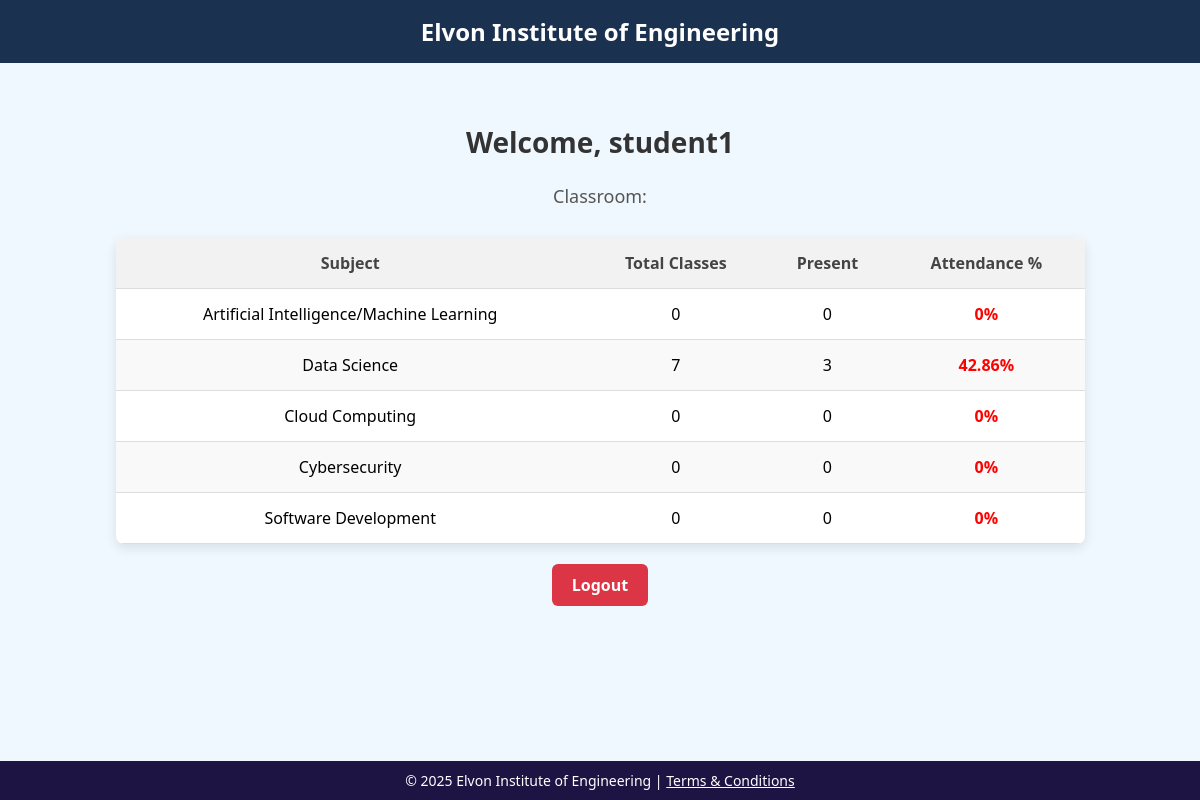
/student/dashboard/ (signed in), run on the app's committed database.
### attendance_app/models.py (models this page shows, shortened)
class Student(models.Model):
    name = models.CharField(max_length=100)
    roll_number = models.CharField(max_length=20, unique=True)
    registration_number = models.CharField(max_length=30, unique=True)
    password = models.CharField(max_length=100)  # 👈 Add this line
    classroom = models.ForeignKey(Classroom, on_delete=models.CASCADE, null=True, blank=True)  # 👈 Add this

class Subject(models.Model):
    name = models.CharField(max_length=100)

### attendance_app/views.py (the view)
# urls.py: path('student/dashboard/', views.student_dashboard, name='student_dashboard'),
def student_dashboard(request):
    reg_no = request.session.get('reg_no')
    if not reg_no:
        return redirect('student_login')  # not logged in
    try:
        student = Student.objects.get(registration_number=reg_no)
    except Student.DoesNotExist:
        return HttpResponse("Student not found")
    attendance_records = Attendance.objects.filter(student=student)
    data = []
    subjects = Subject.objects.all()
    for subject in subjects:
        subject_attendance = attendance_records.filter(subject=subject)
        total = subject_attendance.count()
        present = subject_attendance.filter(status='Present').count()
        percentage = round((present / total) * 100, 2) if total > 0 else 0
        data.append({
            'subject': subject.name,
            'total': total,
            'present': present,
            'percentage': percentage
        })
    return render(request, 'student_dashboard.html', {
        'student': student,
        'data': data
    })

### attendance_app/templates/student_dashboard.html (shortened to what this page needs)
{% extends 'base.html' %}
{% block content %}
<h2>Welcome, {{ student.name }}</h2>
<div class="student-info">Classroom: {{ student.classroom.name }}</div>
{% if data %}
    <table>
        <thead>
            <tr>
                <th>Subject</th>
                <th>Total Classes</th>
                <th>Present</th>
                <th>Attendance %</th>
            </tr>
        </thead>
        <tbody>
            {% for entry in data %}
            <tr>
                <td>{{ entry.subject }}</td>
                <td>{{ entry.total }}</td>
                <td>{{ entry.present }}</td>
                <td>
                    {% if entry.percentage < 75 %}
                        <span class="low-attendance">{{ entry.percentage }}%</span>
                    {% else %}
                        <span class="high-attendance">{{ entry.percentage }}%</span>
                    {% endif %}
                </td>
            </tr>
            {% endfor %}
        </tbody>
    </table>
{% else %}
    <p class="no-data">No attendance data available.</p>
{% endif %}
<div class="logout">
    <a href="{% url 'student_logout' %}">Logout</a>
</div>
{% endblock %}

### attendance_app/templates/base.html (style rules this page uses)
body { font-family: 'Segoe UI', Tahoma, Geneva, Verdana, sans-serif; background: #f0f8ff; margin: 0; padding: 0; display: flex; flex-direction: column; min-height: 100vh; }

### attendance_app/templates/student_dashboard.html (style rules this page uses)
h2 { text-align: center; margin-top: 30px; font-size: 28px; color: #333; }
.student-info { text-align: center; margin-top: 10px; font-size: 18px; color: #555; }
table { width: 85%; margin: 30px auto; border-collapse: collapse; background: white; box-shadow: 0 4px 12px rgba(0, 0, 0, 0.1); border-radius: 8px; overflow: hidden; }
th, td { padding: 14px 10px; text-align: center; border-bottom: 1px solid #ddd; }
th { background-color: #f2f2f2; font-weight: bold; color: #444; }
tr:nth-child(even) { background-color: #f9f9f9; }
.low-attendance { color: red; font-weight: bold; }
.logout { text-align: center; margin-top: 30px; }
.logout a { padding: 10px 20px; background-color: #dc3545; color: white; text-decoration: none; border-radius: 6px; transition: background-color 0.3s ease; font-weight: bold; }

### data on the page
Student: name "student1"
Subject: subject "Artificial Intelligence/Machine Learning"
Subject: subject "Data Science"
Subject: subject "Cloud Computing"
Subject: subject "Cybersecurity"
Subject: subject "Software Development"

### other printed values
{{ entry.total }} "0" "7" "0" "0" "0"
{{ entry.present }} "0" "3" "0" "0" "0"
{{ entry.percentage }} "0" "42.86" "0" "0" "0"
